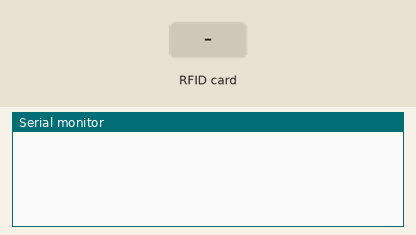
Recording of a sketch running on a simulated Arduino Uno, built with avr-gcc and run on an emulated ATmega328P. Parts: the last lines printed to the serial monitor. Inputs (shaded band) come from the test bench.

Above: at 1.2 s.
1.3 s: RFID card DE AD BE EF held to the reader
At 2.4 s:
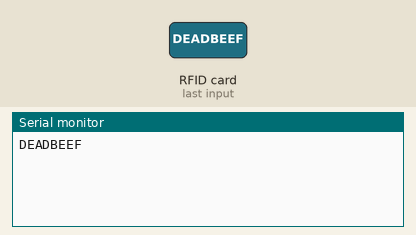
2.8 s: RFID card 5E 7A 19 C4 held to the reader
At 4.0 s:
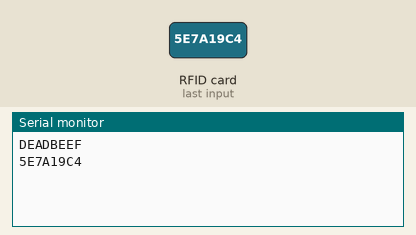

The sketch:

readCardUID.ino
```cpp
// (licence header left out)
#include <SPI.h>
#include <MFRC522.h>

#define RST_PIN   9     // Configurable, see typical pin layout above
#define SS_PIN    10    // Configurable, see typical pin layout above

MFRC522 mfrc522(SS_PIN, RST_PIN);   // Create MFRC522 instance

/* Set your new UID here! */
#define NEW_UID {0xDE, 0xAD, 0xBE, 0xEF}

MFRC522::MIFARE_Key key;

void setup() {
  Serial.begin(9600);  // Initialize serial communications with the PC
  while (!Serial);     // Do nothing if no serial port is opened (added for Arduinos based on ATMEGA32U4)
  SPI.begin();         // Init SPI bus
  mfrc522.PCD_Init();  // Init MFRC522 card
//  Serial.println(F("Warning: this example overwrites the UID of your UID changeable card, use with care!"));

  // Prepare key - all keys are set to FFFFFFFFFFFFh at chip delivery from the factory.
  for (byte i = 0; i < 6; i++) {
    key.keyByte[i] = 0xFF;
  }
}

// Setting the UID can be as simple as this:
//void loop() {
//  byte newUid[] = NEW_UID;
//  if ( mfrc522.MIFARE_SetUid(newUid, (byte)4, true) ) {
//    Serial.println("Wrote new UID to card.");
//  }
//  delay(1000);
//}

// But of course this is a more proper approach
void loop() {

  // Reset the loop if no new card present on the sensor/reader. This saves the entire process when idle. And if present, select one.
  if ( ! mfrc522.PICC_IsNewCardPresent() || ! mfrc522.PICC_ReadCardSerial() ) {
    delay(50);
    return;
  }

  // Now a card is selected. The UID and SAK is in mfrc522.uid.

  // Dump UID
//  Serial.print(F("Card UID:"));
  for (byte i = 0; i < mfrc522.uid.size; i++) {
    if (mfrc522.uid.uidByte[i] < 0x10){
      Serial.print("0");
    }
//    Serial.print(mfrc522.uid.uidByte[i] < 0x10 ? "0" : "");
    Serial.print(mfrc522.uid.uidByte[i], HEX);
  }
  Serial.println();

  // Dump PICC type
//  MFRC522::PICC_Type piccType = mfrc522.PICC_GetType(mfrc522.uid.sak);
//  Serial.print(F("PICC type: "));
//  Serial.print(mfrc522.PICC_GetTypeName(piccType));
//  Serial.print(F(" (SAK "));
//  Serial.print(mfrc522.uid.sak);
//  Serial.print(")\r\n");
//  if (  piccType != MFRC522::PICC_TYPE_MIFARE_MINI
//    &&  piccType != MFRC522::PICC_TYPE_MIFARE_1K
//    &&  piccType != MFRC522::PICC_TYPE_MIFARE_4K) {
//    Serial.println(F("This sample only works with MIFARE Classic cards."));
//    return;
//  }

  // Set new UID
//  byte newUid[] = NEW_UID;
//  if ( mfrc522.MIFARE_SetUid(newUid, (byte)4, true) ) {
//    Serial.println(F("Wrote new UID to card."));
//  }
//
//  // Halt PICC and re-select it so DumpToSerial doesn't get confused
//  mfrc522.PICC_HaltA();
//  if ( ! mfrc522.PICC_IsNewCardPresent() || ! mfrc522.PICC_ReadCardSerial() ) {
//    return;
//  }

  // Dump the new memory contents
//  Serial.println(F("New UID and contents:"));
//  mfrc522.PICC_DumpToSerial(&(mfrc522.uid));

  delay(2000);
}
```

Measured:
- after the input at 1.3 s, the serial monitor: prints a new line at once (image 1)
- after the input at 2.8 s, the serial monitor: prints a new line after 0.53 s (image 2)
